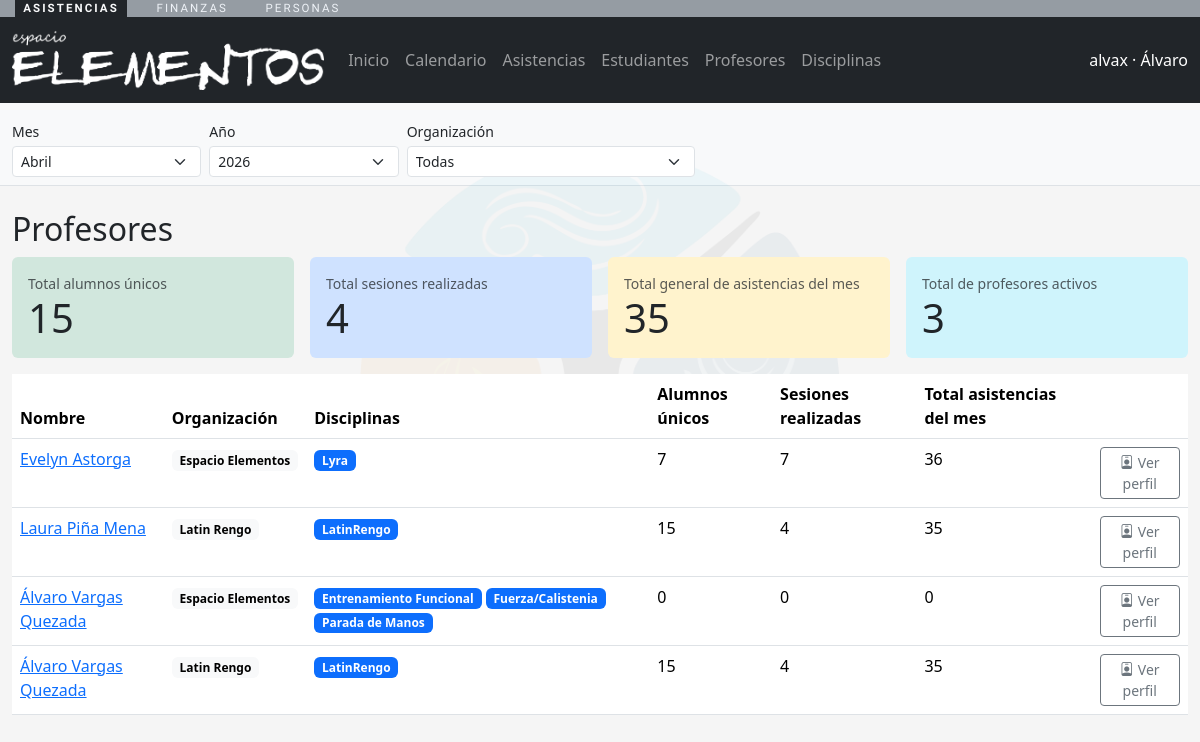
/asistencias/profesores/ (signed in), run on the app's committed database.
### personas/models.py (models this page shows, shortened)
class Persona(models.Model):
    nombres = models.CharField(max_length=150)
    apellidos = models.CharField(max_length=150)
    email = models.EmailField(unique=True, null=True, blank=True)
    telefono = models.CharField(max_length=50, blank=True)
    rut = models.CharField(
        max_length=20,
        blank=True,
        default="",
        validators=[validar_rut_chileno],
    )
    fecha_nacimiento = models.DateField(null=True, blank=True)
    activo = models.BooleanField(default=True)
    user = models.OneToOneField(
        settings.AUTH_USER_MODEL,
        on_delete=models.CASCADE,
        null=True,
        blank=True,
        related_name="persona",
    )
    creado_en = models.DateTimeField(auto_now_add=True)
    actualizado_en = models.DateTimeField(auto_now=True)
    class Meta:
        verbose_name = "Persona"
        verbose_name_plural = "Personas"
        ordering = ["apellidos", "nombres"]
        db_table = "cuentas_persona"
    def __str__(self) -> str:
        return f"{self.nombres} {self.apellidos}".strip()

class Organizacion(models.Model):
    nombre = models.CharField(max_length=255)
    razon_social = models.CharField(max_length=255, blank=True)
    rut = models.CharField(max_length=20, unique=True)
    es_exenta_iva = models.BooleanField(
        default=False,
        help_text="Marcar si la organizacion aplica exencion de IVA (Ley 21.622).",
    )
    email_contacto = models.EmailField(blank=True)
    telefono_contacto = models.CharField(max_length=50, blank=True)
    sitio_web = models.URLField(blank=True)
    direccion = models.CharField(max_length=255, blank=True)
    creada_en = models.DateTimeField(auto_now_add=True)
    actualizada_en = models.DateTimeField(auto_now=True)
    class Meta:
        verbose_name = "Organizacion"
        verbose_name_plural = "Organizaciones"
        ordering = ["nombre"]
        db_table = "organizaciones_organizacion"

### asistencias/models.py (models this page shows, shortened)
class Disciplina(models.Model):
    organizacion = models.ForeignKey(
        "personas.Organizacion",
        on_delete=models.CASCADE,
        related_name="disciplinas",
    )
    nombre = models.CharField(max_length=150)
    descripcion = models.TextField(blank=True)
    nivel = models.CharField(max_length=100, blank=True)
    activa = models.BooleanField(default=True)
    creada_en = models.DateTimeField(auto_now_add=True)
    class Meta:
        verbose_name = "Disciplina"
        verbose_name_plural = "Disciplinas"
        unique_together = ("organizacion", "nombre", "nivel")
        ordering = ["nombre"]
        db_table = "academia_disciplina"

### asistencias/views.py (the view)
# urls.py: path("profesores/", views.profesores_list, name="profesores_list"),
@role_required(ROLE_ADMIN)
def profesores_list(request):
    context = _nav_context(request)
    profesores = Persona.objects.filter(roles__rol__codigo="PROFESOR").distinct()
    org_id = request.GET.get("organizacion")
    organizacion = _organizacion_desde_request(request)
    profesores_data = []
    for profesor in profesores:
        organizaciones_prof = profesor.roles.filter(rol__codigo="PROFESOR").select_related("organizacion")
        if org_id:
            organizaciones_prof = organizaciones_prof.filter(organizacion_id=org_id)
        for rol_prof in organizaciones_prof:
            organizacion = rol_prof.organizacion
            asistencias_qs = Asistencia.objects.filter(
                **filtros_periodo("sesion__fecha", request=request),
                sesion__profesores=profesor,
                sesion__disciplina__organizacion=organizacion,
            )
            alumnos_unicos_mes = asistencias_qs.values("persona_id").distinct().count()
            asistencias_mes = asistencias_qs.count()
            sesiones_activas_qs = SesionClase.objects.filter(
                **filtros_periodo("fecha", request=request),
                profesores=profesor,
                disciplina__organizacion=organizacion,
            ).exclude(estado=SesionClase.Estado.CANCELADA)
            if not asistencias_mes and not sesiones_activas_qs.exists():
                continue
            sesiones_mes = sesiones_activas_qs.filter(estado=SesionClase.Estado.COMPLETADA).distinct().count()
            disciplinas_qs = Disciplina.objects.filter(
                sesiones__profesores=profesor,
                organizacion=organizacion,
            ).distinct().order_by("nombre")
            profesores_data.append(
                {
                    "persona": profesor,
                    "organizacion": organizacion,
                    "alumnos_unicos_mes": alumnos_unicos_mes,
                    "asistencias_mes": asistencias_mes,
                    "sesiones_mes": sesiones_mes,
                    "disciplinas": disciplinas_qs,
                }
            )
    profesores_data.sort(key=lambda item: (item["persona"].apellidos or "", item["persona"].nombres or "", item["organizacion"].nombre or ""))
    asistencias_resumen_qs = Asistencia.objects.filter(
        **filtros_periodo("sesion__fecha", request=request),
        sesion__profesores__isnull=False,
    )
    sesiones_realizadas_qs = SesionClase.objects.filter(
        **filtros_periodo("fecha", request=request),
        estado=SesionClase.Estado.COMPLETADA,
        profesores__isnull=False,
    )
    if organizacion:
        asistencias_resumen_qs = asistencias_resumen_qs.filter(sesion__disciplina__organizacion=organizacion)
        sesiones_realizadas_qs = sesiones_realizadas_qs.filter(disciplina__organizacion=organizacion)
    resumen_profesores = {
        "alumnos_unicos": asistencias_resumen_qs.values("persona_id").distinct().count(),
        "sesiones_realizadas": sesiones_realizadas_qs.distinct().count(),
        "asistencias_mes": asistencias_resumen_qs.values("id").distinct().count(),
        "profesores_activos": len({item["persona"].pk for item in profesores_data}),
    }
    context["profesores"] = profesores_data
    context["resumen_profesores"] = resumen_profesores
    return render(request, "asistencias/profesores_list.html", context)

### asistencias/periodo.py (called while the page is built, shortened)
def _fin_de_mes(fecha):
    return (fecha.replace(day=28) + timedelta(days=4)).replace(day=1) - timedelta(days=1)

def _normalizar_mes(raw_mes, hoy):
    if raw_mes is None or str(raw_mes).strip() == "":
        return hoy.month

def _normalizar_anio(raw_anio, hoy):
    if raw_anio is None or str(raw_anio).strip() == "":
        return hoy.year

def resolver_periodo(request):
    hoy = timezone.localdate()
    mes = _normalizar_mes(request.GET.get("periodo_mes"), hoy)
    anio = _normalizar_anio(request.GET.get("periodo_anio"), hoy)
    referencia = hoy.replace(year=anio or hoy.year, month=mes or hoy.month, day=1)
    return {
        "mes": mes,
        "anio": anio,
        "referencia_inicio": referencia,
        "referencia_fin": _fin_de_mes(referencia),
    }

def filtros_periodo(campo, *, request=None, mes=None, anio=None):
    if request is not None:
        periodo = resolver_periodo(request)
        mes = periodo["mes"]
        anio = periodo["anio"]
    filtros = {}
    if anio is not None:
        filtros[f"{campo}__year"] = anio
    if mes is not None:
        filtros[f"{campo}__month"] = mes
    return filtros

def descripcion_periodo(*, request=None, mes=None, anio=None, corta=False):
    if request is not None:
        periodo = resolver_periodo(request)
        mes = periodo["mes"]
        anio = periodo["anio"]
    if mes is None and anio is None:
        return "Todo el periodo" if corta else "Todos los meses y todos los años"
    if mes is None:
        return f"Año {anio}" if corta else f"Todos los meses de {anio}"
    nombre_mes = date_format(date((anio or 2000), mes, 1), "F")
    if anio is None:
        return nombre_mes if corta else f"{nombre_mes} de todos los años"
    return f"{nombre_mes} {anio}" if corta else f"{nombre_mes} de {anio}"

### asistencias/utils.py (called while the page is built, shortened)
def usuario_tiene_roles(user, roles: list[str]) -> bool:
    if not roles:
        return True
    if user.is_superuser:
        return True

### asistencias/views.py (called while the page is built)
def _nav_context(request):
    persona = getattr(request.user, "persona", None)
    roles = []
    if persona:
        roles = list(persona.roles.filter(activo=True).values_list("rol__codigo", flat=True))
    return {"persona": persona, "roles_usuario": roles}

def _organizacion_desde_request(request):
    org_id = request.GET.get("organizacion")
    if not org_id:
        return None
    return Organizacion.objects.filter(pk=org_id).first()

### asistencias/templates/asistencias/profesores_list.html (shortened to what this page needs)
{% extends "asistencias/base_app.html" %}
{% block content %}
<div class="mt-4">
  <h2>Profesores</h2>
  <div class="row g-3 mb-3">
    <div class="col-md-3">
      <div class="card border-0 bg-success-subtle h-100">
        <div class="card-body">
          <div class="text-muted small">Total alumnos únicos</div>
          <div class="display-6">{{ resumen_profesores.alumnos_unicos }}</div>
        </div>
      </div>
    </div>
    <div class="col-md-3">
      <div class="card border-0 bg-primary-subtle h-100">
        <div class="card-body">
          <div class="text-muted small">Total sesiones realizadas</div>
          <div class="display-6">{{ resumen_profesores.sesiones_realizadas }}</div>
        </div>
      </div>
    </div>
    <div class="col-md-3">
      <div class="card border-0 bg-warning-subtle h-100">
        <div class="card-body">
          <div class="text-muted small">Total general de asistencias del mes</div>
          <div class="display-6">{{ resumen_profesores.asistencias_mes }}</div>
        </div>
      </div>
    </div>
    <div class="col-md-3">
      <div class="card border-0 bg-info-subtle h-100">
        <div class="card-body">
          <div class="text-muted small">Total de profesores activos</div>
          <div class="display-6">{{ resumen_profesores.profesores_activos }}</div>
        </div>
      </div>
    </div>
  </div>
  <div class="table-responsive">
    <table class="table">
      <thead>
        <tr>
          <th>Nombre</th>
          <th>Organización</th>
          <th>Disciplinas</th>
          <th>Alumnos únicos</th>
          <th>Sesiones realizadas</th>
          <th>Total asistencias del mes</th>
          <th></th>
        </tr>
      </thead>
      <tbody>
        {% for item in profesores %}
        <tr>
          <td>
            <a href="{% url 'asistencias:persona_detail' item.persona.pk %}?periodo_mes={{ periodo_mes }}&periodo_anio={{ periodo_anio }}{% if organizacion_id %}&organizacion={{ organizacion_id }}{% endif %}">{{ item.persona }}</a>
          </td>
          <td><span class="badge text-bg-light">{{ item.organizacion.nombre }}</span></td>
          <td>
            {% for disciplina in item.disciplinas %}
              <span class="badge text-bg-primary">{{ disciplina.nombre }}</span>
            {% empty %}
              <span class="text-muted">-</span>
            {% endfor %}
          </td>
          <td>{{ item.alumnos_unicos_mes }}</td>
          <td>{{ item.sesiones_mes }}</td>
          <td>{{ item.asistencias_mes }}</td>
          <td class="d-none d-md-table-cell">
            <a class="btn btn-sm btn-outline-secondary" href="{% url 'personas:persona_detail' item.persona.pk %}?periodo_mes={{ periodo_mes }}&periodo_anio={{ periodo_anio }}{% if organizacion_id %}&organizacion={{ organizacion_id }}{% endif %}">
              <i class="bi bi-person-badge"></i><span class="d-none d-md-inline ms-1">Ver perfil</span>
            </a>
          </td>
        </tr>
        {% empty %}
        <tr><td colspan="7" class="text-center text-muted">Sin profesores registrados.</td></tr>
        {% endfor %}
      </tbody>
    </table>
  </div>
</div>
{% endblock %}

### asistencias/templates/asistencias/base_app.html (shortened to what this page needs)
{% load static %}
<!DOCTYPE html>
<html lang="es">
  <head>
    <link href="https://cdn.jsdelivr.net/npm/bootstrap@5.3.3/dist/css/bootstrap.min.css" rel="stylesheet">
    <link href="https://cdn.jsdelivr.net/npm/bootstrap-icons@1.11.3/font/bootstrap-icons.css" rel="stylesheet">
  </head>
  <body>
    {% if request.user.is_authenticated and not hide_nav %}
    {% include "shared/barra_apps.html" %}
    <nav class="navbar navbar-expand-lg navbar-dark bg-dark">
      <div class="container-fluid">
        <a class="navbar-brand" href="{% url 'asistencias:dashboard' %}?periodo_mes={{ periodo_mes }}&periodo_anio={{ periodo_anio }}{% if organizacion_id %}&organizacion={{ organizacion_id }}{% endif %}">
          <img src="{% static 'img/logotipo-blanco.png' %}" alt="App Elemental" style="height: 60px;">
        </a>
        <div class="collapse navbar-collapse" id="navbarNav">
          <ul class="navbar-nav me-auto">
            <li class="nav-item"><a class="nav-link" href="{% url 'asistencias:dashboard' %}?periodo_mes={{ periodo_mes }}&periodo_anio={{ periodo_anio }}">Inicio</a></li>
            <li class="nav-item"><a class="nav-link" href="{% url 'asistencias:sesiones_list' %}?periodo_mes={{ periodo_mes }}&periodo_anio={{ periodo_anio }}{% if organizacion_id %}&organizacion={{ organizacion_id }}{% endif %}">Calendario</a></li>
            <li class="nav-item"><a class="nav-link" href="{% url 'asistencias:asistencias_list' %}?periodo_mes={{ periodo_mes }}&periodo_anio={{ periodo_anio }}{% if organizacion_id %}&organizacion={{ organizacion_id }}{% endif %}">Asistencias</a></li>
            <li class="nav-item"><a class="nav-link" href="{% url 'asistencias:estudiantes_list' %}?periodo_mes={{ periodo_mes }}&periodo_anio={{ periodo_anio }}{% if organizacion_id %}&organizacion={{ organizacion_id }}{% endif %}">Estudiantes</a></li>
            <li class="nav-item"><a class="nav-link" href="{% url 'asistencias:profesores_list' %}?periodo_mes={{ periodo_mes }}&periodo_anio={{ periodo_anio }}{% if organizacion_id %}&organizacion={{ organizacion_id }}{% endif %}">Profesores</a></li>
            <li class="nav-item"><a class="nav-link" href="{% url 'asistencias:disciplinas_list' %}?periodo_mes={{ periodo_mes }}&periodo_anio={{ periodo_anio }}{% if organizacion_id %}&organizacion={{ organizacion_id }}{% endif %}">Disciplinas</a></li>
          </ul>
          <span class="navbar-text text-white">
            {{ request.user.get_username }}{% if persona %} · {{ persona.nombres }}{% endif %}
          </span>
        </div>
      </div>
    </nav>
    {% if not hide_periodo %}
    <div class="bg-light border-bottom">
      <div class="container-fluid py-2">
        <form method="get" class="row g-2 align-items-end" id="periodo-global-form">
          <div class="col-6 col-md-2">
            <label class="form-label small mb-1">Mes</label>
            <select name="periodo_mes" class="form-select form-select-sm js-periodo-autosubmit">
              {% for value, label in periodo_meses %}
                <option value="{{ value }}" {% if periodo_mes == value %}selected{% endif %}>{{ label }}</option>
              {% endfor %}
            </select>
          </div>
          <div class="col-6 col-md-2">
            <label class="form-label small mb-1">Año</label>
            <select name="periodo_anio" class="form-select form-select-sm js-periodo-autosubmit">
              {% for y in periodo_anios %}
                <option value="{{ y.0 }}" {% if periodo_anio == y.0 %}selected{% endif %}>{{ y.1 }}</option>
              {% endfor %}
            </select>
          </div>
          <div class="col-12 col-md-3">
            <label class="form-label small mb-1">Organización</label>
            <select name="organizacion" class="form-select form-select-sm js-periodo-autosubmit">
              <option value="">Todas</option>
            </select>
          </div>
        </form>
      </div>
    </div>
    {% endif %}
    {% endif %}
    <div class="container-fluid">
      {% block content %}{% endblock %}
    </div>
  </body>
</html>

### data on the page
Persona: nombres "Álvaro", persona "Álvaro Vargas Quezada", organizacion.nombre "Espacio Elementos", alumnos_unicos_mes "0", sesiones_mes "0", asistencias_mes "0", organizacion.nombre "Latin Rengo", alumnos_unicos_mes "15", sesiones_mes "4", asistencias_mes "35"
Persona: persona "Evelyn Astorga", organizacion.nombre "Espacio Elementos", alumnos_unicos_mes "7", sesiones_mes "7", asistencias_mes "36"
Disciplina: nombre "Lyra"
Persona: persona "Laura Piña Mena", organizacion.nombre "Latin Rengo", alumnos_unicos_mes "15", sesiones_mes "4", asistencias_mes "35"
Disciplina: nombre "LatinRengo"
Disciplina: nombre "Entrenamiento Funcional"
Disciplina: nombre "Fuerza/Calistenia"
Disciplina: nombre "Parada de Manos"

### other printed values
{{ request.user.get_username }} "alvax"
{{ resumen_profesores.alumnos_unicos }} "15"
{{ resumen_profesores.sesiones_realizadas }} "4"
{{ resumen_profesores.asistencias_mes }} "35"
{{ resumen_profesores.profesores_activos }} "3"
form field periodo_mes "Abril"
form field periodo_anio "2026"
